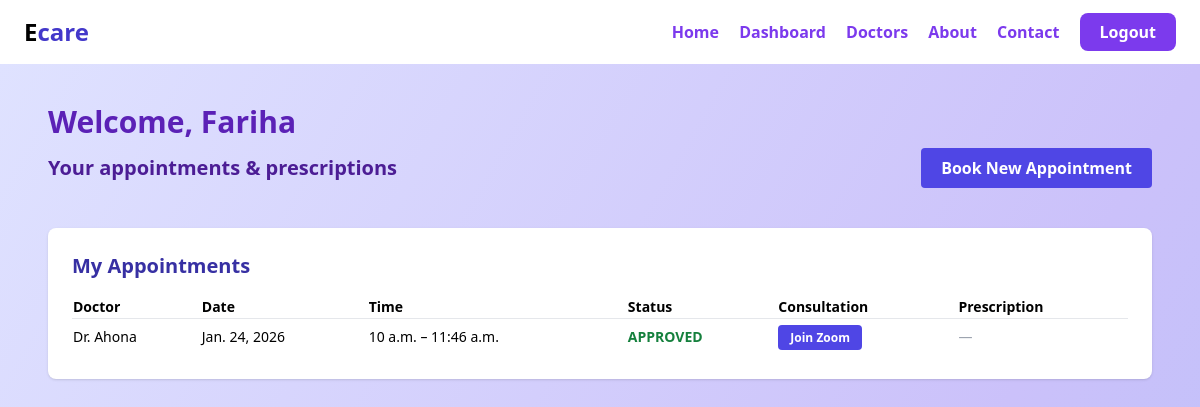
/appointments/dashboard/patient/ (signed in), run on the app's committed database.
### accounts/models.py (models this page shows, shortened)
class User(AbstractUser):
    ROLE_CHOICES = (
        ('admin', 'Admin'),
        ('doctor', 'Doctor'),
        ('patient', 'Patient'),
    )
    role = models.CharField(
        max_length=10,
        choices=ROLE_CHOICES,
        default='patient'
    )
    is_approved = models.BooleanField(default=False)

### appointments/models.py (models this page shows, shortened)
class Appointment(models.Model):
    STATUS_CHOICES = (
        ("PENDING", "Pending"),
        ("APPROVED", "Approved"),
        ("REJECTED", "Rejected"),
    )
    CONSULTATION_STATUS = (
        ("NOT_STARTED", "Not Started"),
        ("ONGOING", "Ongoing"),
        ("COMPLETED", "Completed"),
    )
    slot = models.ForeignKey(
        DoctorAvailableSlot,
        on_delete=models.CASCADE,
        related_name="appointments"
    )
    patient = models.ForeignKey(
        User, on_delete=models.CASCADE, related_name="appointments"
    )
    status = models.CharField(
        max_length=20, choices=STATUS_CHOICES, default="PENDING"
    )
    consultation_status = models.CharField(
        max_length=20,
        choices=CONSULTATION_STATUS,
        default="NOT_STARTED"
    )
    prescription = models.TextField(blank=True, null=True)
    prescription_pdf = models.FileField(
        upload_to="prescriptions/",
        blank=True,
        null=True
    )
    zoom_start_url = models.URLField(blank=True, null=True)
    zoom_join_url = models.URLField(blank=True, null=True)
    created_at = models.DateTimeField(auto_now_add=True)

class DoctorAvailableSlot(models.Model):
    doctor = models.ForeignKey(
        User, on_delete=models.CASCADE, related_name="slots"
    )
    date = models.DateField()
    start_time = models.TimeField()
    end_time = models.TimeField()
    is_booked = models.BooleanField(default=False)

### appointments/views.py (the view)
# urls.py: path('dashboard/patient/', views.patient_dashboard, name='patient_dashboard'),
@login_required
def patient_dashboard(request):
    appointments = (
        Appointment.objects
        .filter(patient=request.user)
        .select_related("slot", "slot__doctor")
        .order_by("-created_at")
    )
    return render(
        request,
        "dashboards/patient.html",
        {
            "appointments": appointments
        }
    )

### templates/dashboards/patient.html (shortened to what this page needs)
{% extends "base.html" %}
{% block content %}
<div class="bg-gradient-to-br from-[#dfe2ff] via-[#cbc1fa] to-[#a7c0f9] min-h-screen py-10">
  <div class="max-w-6xl mx-auto px-6">
    <h2 class="text-3xl font-bold text-violet-800 mb-2">
      Welcome, {{ request.user.username }}
    </h2>
    <div class="mb-10 justify-between flex items-center">
      <p class="text-violet-900 font-semibold text-xl ">Your appointments & prescriptions</p>
      <a href="{% url 'doctors_list' %}"
         class="px-5 py-2 bg-indigo-600 text-white rounded font-semibold">
        Book New Appointment
      </a>
    </div>
    <div class="bg-white rounded-lg p-6 shadow">
      <h3 class="text-xl font-bold text-indigo-800 mb-4">
        My Appointments
      </h3>
      {% if appointments %}
      <table class="w-full text-sm">
        <tr class="border-b font-semibold text-left">
          <th>Doctor</th>
          <th>Date</th>
          <th>Time</th>
          <th>Status</th>
          <th>Consultation</th>
          <th>Prescription</th>
        </tr>
        {% for a in appointments %}
        <tr class="border-t">
          <td class="py-2">
            Dr. {{ a.slot.doctor.username }}
          </td>
          <td class="py-2">
            {{ a.slot.date }}
          </td>
          <td class="py-2">
            {{ a.slot.start_time }} – {{ a.slot.end_time }}
          </td>
          <td class="font-semibold text-green-700 py-2">
            {% if a.status == "APPROVED" and a.consultation_status == "COMPLETED" %}
              COMPLETED
            {% elif a.status == "APPROVED" %}
              APPROVED
            {% elif a.status == "PENDING" %}
              PENDING
            {% else %}
              REJECTED
            {% endif %}
          </td>
          <td class="py-2">
            {% if a.consultation_status == "ONGOING" and a.zoom_join_url %}
              <a
                href="{{ a.zoom_join_url }}"
                target="_blank"
                class="px-3 py-1 bg-indigo-600 text-white rounded text-xs font-semibold"
              >
                Join Zoom
              </a>
            {% elif a.status == "APPROVED" and a.consultation_status == "NOT_STARTED" %}
              <span class="text-indigo-500 text-sm">
                Waiting for doctor
              </span>
            {% else %}
              <span class="text-gray-400 text-sm">—</span>
            {% endif %}
          </td>
          <td class="max-w-sm py-2">
            {% if a.prescription %}
              <p class="text-sm text-indigo-700 truncate">
                {{ a.prescription|truncatechars:40 }}
              </p>
              <button
                onclick="openPrescription('{{ a.id }}')"
                class="mt-1 text-xs text-indigo-600 font-semibold hover:underline"
              >
                Read more
              </button>
              <div
                id="prescription-{{ a.id }}"
                class="hidden mt-2 p-3 bg-white rounded shadow text-sm text-gray-800"
              >
                {{ a.prescription|linebreaks }}
              </div>
            {% else %}
              <span class="text-gray-400 text-sm">—</span>
            {% endif %}
          </td>
        </tr>
        {% endfor %}
      </table>
      {% else %}
        <p class="text-indigo-600">No appointments yet.</p>
      {% endif %}
    </div>
  </div>
</div>
{% endblock %}

### data on the page
User: user.username "Fariha"
Appointment: slot.doctor.username "Ahona", slot "Jan. 24, 2026", slot.start_time "10 a.m.", slot.end_time "11:46 a.m.", status "APPROVED"
